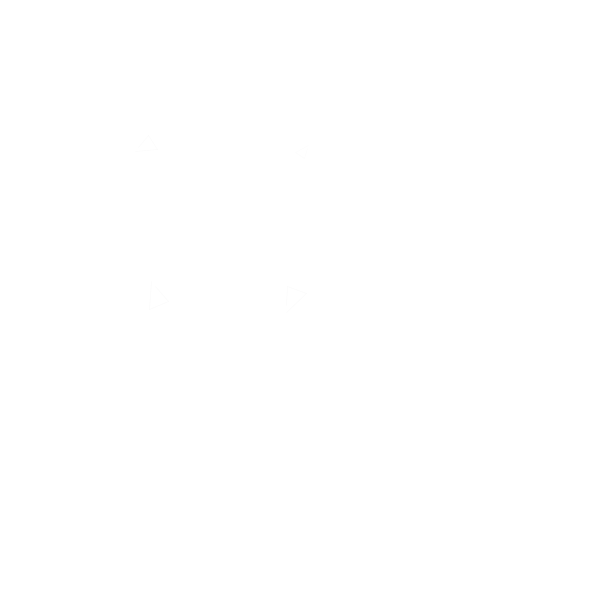
Frame 1 (no input)
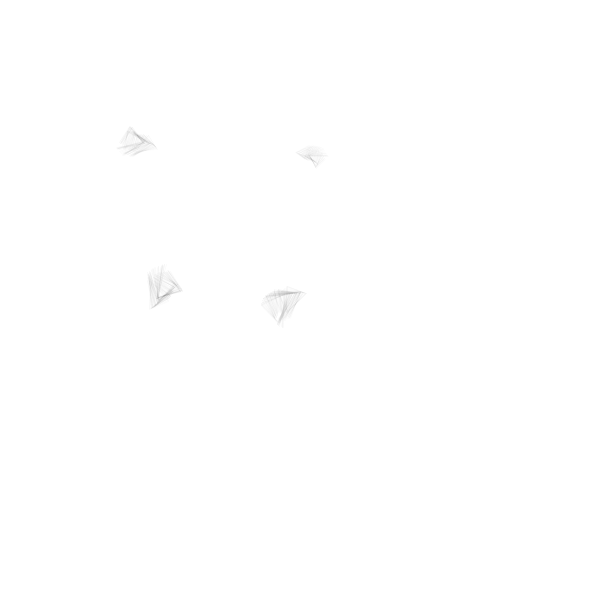
Frame 60 (the mouse pressed at the canvas centre just before this capture)
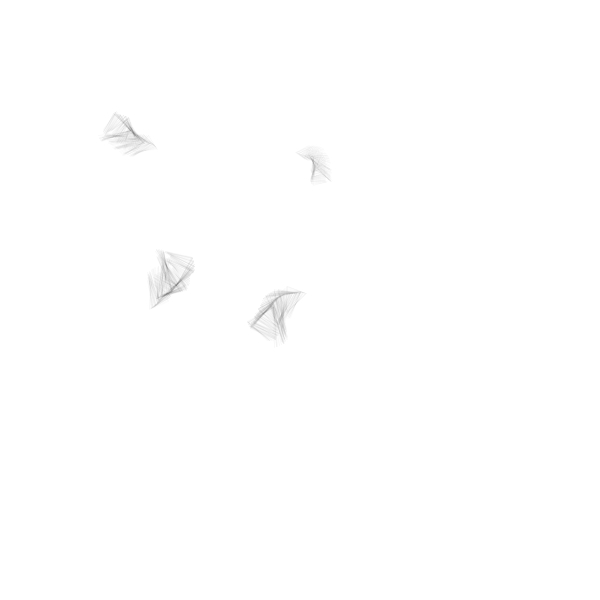
Frame 120 (the mouse held since frame 60 and released just before this capture)

The Processing sketch that drew these frames (run headless with seeded random() and noise(); from frame 60 on, the mouse is pressed at the canvas centre):

// Processing sketch: organismos_tt3
// ── organismos_tt3.pde

escamas objeto1[];
escamas_2 objeto2[];
escamas_3 objeto3[];
escamas_4 objeto4[];

int cantidad=1;


void setup() {
  size(600, 600);
  //randomSeed(100);
  background(255);
  stroke(0, 15);

  objeto1 = new escamas [cantidad];
  
  objeto2 = new escamas_2 [cantidad];
  
  objeto3 = new escamas_3 [cantidad];
   
  objeto4 = new escamas_4 [cantidad];

  for ( int i=0; i<cantidad; i++ ) {
     objeto1[i] = new escamas();
     objeto2[i] = new escamas_2();
     objeto3[i] = new escamas_3();
     objeto4[i] = new escamas_4();
  }
}

void draw() {

  for ( int i=0; i<cantidad; i++ ) {  
    pushMatrix();
        objeto1[i].dibujar();
        objeto2[i].dibujar();
        objeto3[i].dibujar();
        objeto4[i].dibujar();
    popMatrix();
        objeto1[i].update();
        objeto2[i].update();
        objeto3[i].update();
        objeto4[i].update();
  }
}

// ── escamas.pde
class escamas {

  float x;
  float y;
  float velocidad;
  float velocidad2;
  float angulo;
  float direccion;
  float c1;
  float c2;
  float varAux;  
  float esc;
  float contador;

  escamas() {
    fill(0,0);
    x=width/2;
    y=height/4;
    contador=0;
    velocidad=0.2;
    velocidad2=0.3;
    angulo=random(360);
    direccion=-1;
    c1=10;
    c2=30;
    varAux=2;  
    esc=0.5;
  }

  void update() {
    contador();
    angulo += random(-0.1, 0.1);
    x+=cos(angulo)*velocidad2;
    y+=sin(angulo)*velocidad2;

    limite();
  }

  void limite() {
    if (x<-10) {
      x=width+10;
    }
    if (x>width+10) {
      x=-10;
    }    
    ///limite en y   
    if (y<-10) {
      y=height+10;
    }
    if (y>height+10) {
      y=-10;
    }
  }

  void transparencia() {
    c1+=varAux;

if (c1==1000 || c1==0) {
      varAux=varAux*-1;
    }
c2=map(c1,0,500,5,10);
    stroke(0, c2);
 //println(c2);
   // println(contador );
  }
  void contador() {
    if (contador>=15)contador=0; else contador++;
  }

  void escala() {
    esc=(c2/15);

    scale(esc);
    //println(esc);
  }

  void transformar() {
    translate(x, y);
    rotate(angulo);
  }

  void dibujar() {
    pushMatrix();
    transparencia();
    transformar();
  escala();
    line(-10, 10, 20, 20);
    line(20, 20, 20, -10);
    line(20, -20, -10, 10);
    // println(ancho );
  popMatrix();
  }
}

// ── escamas_2.pde
class escamas_2 {

  float x;
  float y;
  float velocidad;
  float velocidad2;
  float angulo;
  float direccion;
  float c1;
  float c2;
  float varAux;  
  float esc;
  float contador;

  escamas_2() {
    fill(0,0);
    x=width/4;
    y=height/2;
    contador=0;
    velocidad=0.3;
    velocidad2=0.3;
    angulo=random(360);
    direccion=-1;
    c1=10;
    c2=30;
    varAux=2;  
    esc=0.5;
  }

  void update() {
    contador();
    angulo += random(-0.1, 0.1);
    x+=cos(angulo)*velocidad2;
    y+=sin(angulo)*velocidad2;

    limite();
  }

  void limite() {
    if (x<-10) {
      x=width+10;
    }
    if (x>width+10) {
      x=-10;
    }    
    ///limite en y   
    if (y<-10) {
      y=height+10;
    }
    if (y>height+10) {
      y=-10;
    }
  }

  void transparencia() {
    c1+=varAux;

if (c1==1000 || c1==0) {
      varAux=varAux*-1;
    }
c2=map(c1,0,500,5,10);
    stroke(0, c2);
 //println(c2);
   // println(contador );
  }
  void contador() {
    if (contador>=15)contador=0; else contador++;
  }

  void escala() {
    esc=(c2/8);

    scale(esc);
    //println(esc);
  }

  void transformar() {
    translate(x, y);
    rotate(angulo);
  }

  void dibujar() {
  pushMatrix();
    transparencia();
    transformar();
  escala();
    line(-10, 10, 20, 20);
    line(20, 20, 20, -10);
    line(20, -20, -10, 10);
    // println(ancho );
  popMatrix();
  }
}

// ── escamas_3.pde
class escamas_3 {

  float x;
  float y;
  float velocidad;
  float velocidad2;
  float angulo;
  float direccion;
  float c1;
  float c2;
  float varAux;  
  float esc;
  float contador;

  escamas_3() {
    fill(0,0);
    x=width/2;
    y=height/2;
    contador=0;
    velocidad=0.4;
    velocidad2=0.3;
    angulo=random(360);
    direccion=-1;
    c1=10;
    c2=10;
    varAux=2;  
    esc=0.5;
  }

  void update() {
    contador();
    angulo += random(-0.1, 0.1);
    x+=cos(angulo)*velocidad2;
    y+=sin(angulo)*velocidad2;

    limite();
  }

  void limite() {
    if (x<-10) {
      x=width+10;
    }
    if (x>width+10) {
      x=-10;
    }    
    ///limite en y   
    if (y<-10) {
      y=height+10;
    }
    if (y>height+10) {
      y=-10;
    }
  }

  void transparencia() {
    c1+=varAux;

if (c1==1000 || c1==0) {
      varAux=varAux*-1;
    }
c2=map(c1,0,500,5,10);
    stroke(0, c2);
 //println(c2);
   // println(contador );
  }
  void contador() {
    if (contador>=15)contador=0; else contador++;
  }

  void escala() {
    esc=(c2/8);

    scale(esc);
    //println(esc);
  }

  void transformar() {
    translate(x, y);
    rotate(angulo);
  }

  void dibujar() {
  pushMatrix();
    transparencia();
    transformar();
  escala();
    line(-10, 10, 20, 20);
    line(20, 20, 20, -10);
    line(20, -20, -10, 10);
    // println(ancho );
  popMatrix();
  }
}

// ── escamas_4.pde
class escamas_4 {

  float x;
  float y;
  float velocidad;
  float velocidad2;
  float angulo;
  float direccion;
  float c1;
  float c2;
  float varAux;  
  float esc;
  float contador;

  escamas_4() {
    fill(0,0);
    x=width/4;
    y=height/4;
    contador=0;
    velocidad=0.5;
    velocidad2=0.3;
    angulo=random(360);
    direccion=-1;
    c1=10;
    c2=30;
    varAux=2;  
    esc=0.5;
  }

  void update() {
    contador();
    angulo += random(-0.1, 0.1);
    x+=cos(angulo)*velocidad2;
    y+=sin(angulo)*velocidad2;

    limite();
  }

  void limite() {
    if (x<-10) {
      x=width+10;
    }
    if (x>width+10) {
      x=-10;
    }    
    ///limite en y   
    if (y<-10) {
      y=height+10;
    }
    if (y>height+10) {
      y=-10;
    }
  }

  void transparencia() {
    c1+=varAux;

if (c1==1000 || c1==0) {
      varAux=varAux*-1;
    }
c2=map(c1,0,500,5,10);
    stroke(0, c2);
 //println(c2);
   // println(contador );
  }
  void contador() {
    if (contador>=15)contador=0; else contador++;
  }

  void escala() {
    esc=(c2/10);

    scale(esc);
    //println(esc);
  }

  void transformar() {
    translate(x, y);
    rotate(angulo);
  }

  void dibujar() {
  pushMatrix();
    transparencia();
    transformar();
  escala();
    line(-10, 10, 20, 20);
    line(20, 20, 20, -10);
    line(20, -20, -10, 10);
    // println(ancho );
  popMatrix();
  }
}
